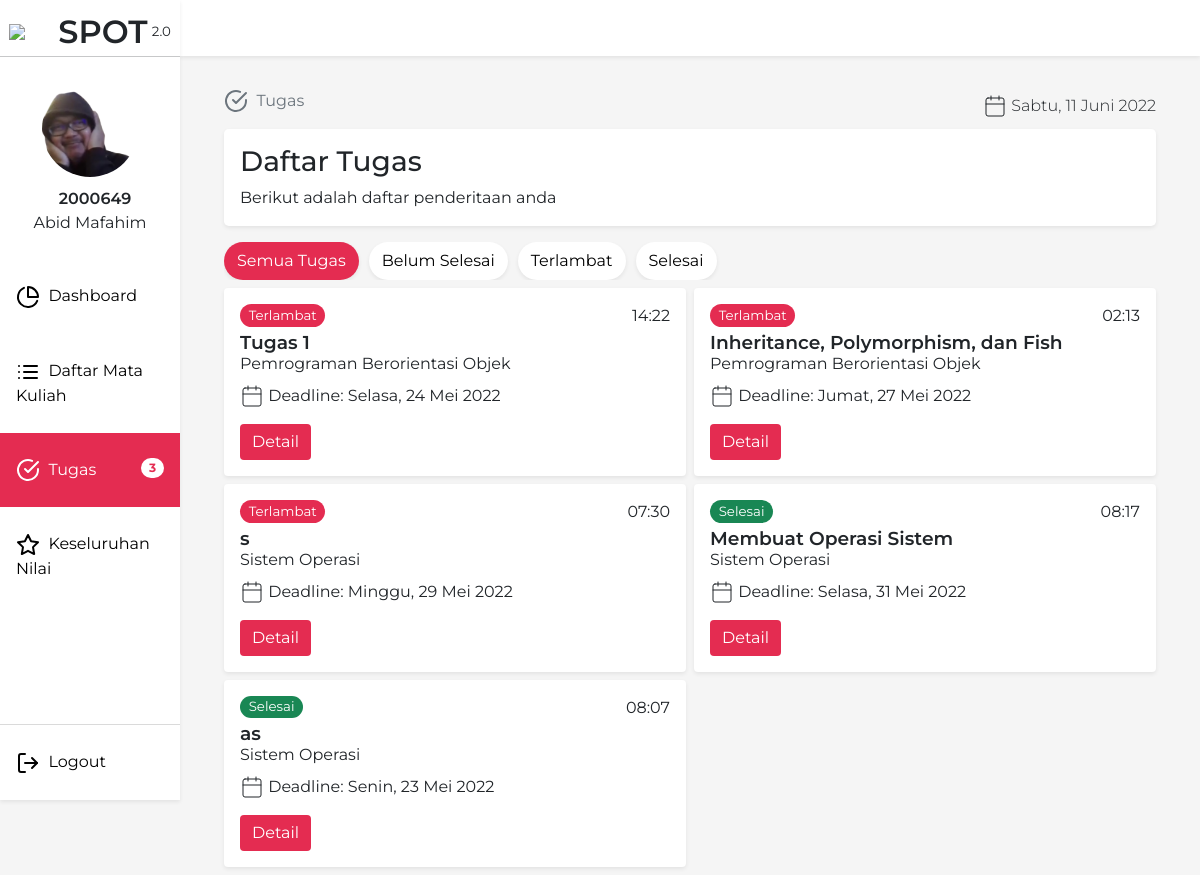
Page /Tugas (signed in) on the committed database.
### tables this page shows
CREATE TABLE `mahasiswa` (
  `npm` int(10) UNSIGNED NOT NULL,
  `name` varchar(255) NOT NULL,
  `avatar` varchar(255) NOT NULL DEFAULT 'default.jpg'
);

CREATE TABLE `tugas` (
  `id_tugas` int(11) NOT NULL,
  `judul` varchar(128) NOT NULL,
  `deskripsi` text NOT NULL,
  `deadline` datetime NOT NULL,
  `id_materi` int(11) NOT NULL
);

CREATE TABLE `matakuliah` (
  `kd_matkul` varchar(15) NOT NULL,
  `nid` int(10) UNSIGNED NOT NULL,
  `nid2` int(10) UNSIGNED NOT NULL,
  `nama_matkul` varchar(100) NOT NULL,
  `description` text NOT NULL,
  `sks` int(11) NOT NULL,
  `waktu` time NOT NULL,
  `hari` enum('Senin','Selasa','Rabu','Kamis','Jumat','Sabtu') NOT NULL
);

### Database/Query.php (called while the page is built, shortened)
<?php
class Query {
    private $resource;
    private $columns = array("*");
    private $select;
    private $where = array();
    private $limit;
    private $orderBy;
    private $joinVal = array("");
    private $groupBy;
    public function reset() {
        $this->resource = null;
        $this->columns = array("*");
        $this->select = null;
        $this->where = array();
        $this->limit = null;
        $this->orderBy = null;
        $this->joinVal = array("");
        $this->groupBy = null;
    }
    public function query($sql) {
        $this->resource = mysqli_query(mysqli_connect("localhost", "root", "", "penilaian-app"), $sql);
        return $this;
    }
    public function table($table)
    {
        $this->mainTable = $table;
        $this->select = "SELECT " . implode(",", $this->columns) . " FROM $table AS $table ";
        return $this;
    }
    public function columns(array $column)
    {
        $this->columns = $column;
        return $this;
    }
    public function where($column, $value, $operator = "=")
    {
        array_push($this->where, " $column $operator '$value' ");
        $this->where[0] = (count($this->where) < 2 ? " WHERE " . $this->where[0] : $this->where[0]);
        return $this;
    }
    public function limit($limit)
    {
        $this->limit = " LIMIT " . $limit;
        return $this;
    }
    public function get($table = "")
    {
        $this->select = $this->select == NULL ?  "SELECT " . implode($this->columns) . " FROM $table " : $this->select;
        $sql = $this->select
        . implode("", $this->joinVal)
        . implode(" AND ", $this->where)
        . $this->groupBy
        . $this->limit
        . $this->orderBy;
        $this->resource = mysqli_query(mysqli_connect("localhost", "root", "", "penilaian-app"), $sql);
        return $this;
    }
    public function fetch()
    {
        $result = Array();
        while ($row = mysqli_fetch_assoc($this->resource)) {
            $result[] = $row;
        }
        return $result;
    }
    public function count()
    {
        return $this->resource->num_rows;
    }
}

### views/mahasiswa/tugas.php (the view, shortened to what this page needs)
<!DOCTYPE html>
<html>
<head>
  <link rel="stylesheet" href="https://unicons.iconscout.com/release/v4.0.0/css/line.css">
  <link href="https://cdn.jsdelivr.net/npm/bootstrap@5.1.3/dist/css/bootstrap.min.css" rel="stylesheet"
>
  <link href="css/tugas.css" rel="stylesheet" type="text/css" />
  <link href="css/component/navbar.css" rel="stylesheet" type="text/css" />
</head>
<body>
  <?php include('components/sidebar.php'); ?>
  <div class="main-content">
    <div class="p-2">
      <?php include('components/breadcrumbs.php'); ?>
      <div class="row mb-3">
        <div class="col-12">
          <div class="content rounded-3 p-3 shadow-sm">
            <h1 class="fs-3 header-title">Daftar Tugas</h1>
            <p class="mb-0 desc-title">Berikut adalah daftar penderitaan anda</p>
          </div>
        </div>
      </div>
      <div class="row mb-2">
        <div class="col-12">
          <div class="cat-tugas">
            <label for="all-show" class="btn opt-label shadow-sm">Semua Tugas</label>
            <label for="not-finish" class="btn opt-label shadow-sm">Belum Selesai</label>
            <label for="missed" class="btn opt-label shadow-sm">Terlambat</label>
            <label for="completed" class="btn opt-label shadow-sm">Selesai</label>
          </div>
        </div>
      </div>
      <div class="row g-2">
        <?php
          $getNFTugas = $DB->query("CALL getNFTugas(2000649)")->fetch();
          $DB->reset();
          foreach ($getNFTugas as $tugas) {
        ?>
        <div class="col-lg-6 tugas-row <?= $helper->tagTugas($tugas['status']) ?>">
          <div class="tugas-card shadow-sm rounded">
            <div class="tugas-info">
              <div class="tugas-header">
                <div class="tugas-status">
                  <?= $helper->checkDeadlineTugas($tugas['status']) ?>
                </div>
                <div class="tugas-title"><?= $tugas["judul"] ?></div>
                <div class="tugas-matkul"><?= $tugas["nama_matkul"] ?></div>
              </div>
              <div class="tugas-time">
                <?= $helper->convertSQLDate($tugas['deadline'], "NO_DATE") ?>
              </div>
              <div class="tugas-date">
                <i class="ico ico-dark" data-feather="calendar"></i>
                <span class="time">&nbsp;Deadline: <?= $helper->convertSQLDate($tugas['deadline'], "NO_TIME") ?></span>
              </div>
              <a href="/MataKuliah/<?= $tugas['kd_matkul'] ?>/<?= $tugas['id_materi'] ?>" class="btn btn-primary cta-tugas">Detail</a>
            </div>
          </div>
        </div>
        <?php
          }
          $getDoneTugas = $DB->query("CALL getUploadedTugas(2000649)")->fetch();
          foreach ($getDoneTugas as $tugas) {
        ?>
        <div class="col-lg-6 tugas-row <?= $helper->tagTugas($tugas['status']) ?>">
          <div class="tugas-card shadow-sm rounded">
            <div class="tugas-info">
              <div class="tugas-header">
                <div class="tugas-status">
                  <?= $helper->checkDeadlineTugas($tugas['status']) ?>
                </div>
                <div class="tugas-title"><?= $tugas["judul"] ?></div>
                <div class="tugas-matkul"><?= $tugas["nama_matkul"] ?></div>
              </div>
              <div class="tugas-time">
                <?= $helper->convertSQLDate($tugas['deadline'], "NO_DATE") ?>
              </div>
              <div class="tugas-date">
                <i class="ico ico-dark" data-feather="calendar"></i>
                <span class="time">&nbsp;Deadline: <?= $helper->convertSQLDate($tugas['deadline'], "NO_TIME") ?></span>
              </div>
              <a href="/MataKuliah/<?= $tugas['kd_matkul'] ?>/<?= $tugas['id_materi'] ?>" class="btn btn-primary cta-tugas">Detail</a>
            </div>
          </div>
        </div>
        <?php } ?>
      </div>
    </div>
  </div>
</body>
</html>

### components/sidebar.php (shortened to what this page needs)
<?php
$request = $_SERVER['REQUEST_URI'];
$requestParsed = explode("/", strtolower(parse_url($_SERVER['REQUEST_URI'], PHP_URL_PATH)));
$active_menu = 'class="active"';
?>
<link rel="stylesheet" href="//code.jquery.com/ui/1.13.1/themes/base/jquery-ui.css">
<nav class="shadow-sm">
</nav>
<?php
  if($_SESSION["level"] == "mahasiswa"){
?>
<div class="sidebar shadow-sm">
    <div class="brand">
      <img class="logo" src="/assets/image/Logo_Almamater_UPI.svg" width="45">
      <span class="brand-name">SPOT</span>
      <span class="brand-version">2.0</span>
    </div>
    <hr style="margin: 0;">
    <div class="login-info">
      <div class="avatar-circle" id="profilePicture" title="Kami merekomendasikan menggunakan gambar dengan rasio 1:1">
        <?php
          $fileName = $DB->columns(['avatar'])->table('mahasiswa')->where('npm', $_SESSION['npm'])->limit('1')->get()->fetch();
          $DB->reset();
        ?>
        <img class="avatar" id="avatarPicture" src="/assets/image/profile/<?= $fileName[0]['avatar'] ?>" alt="profile" width="72">
      </div>
      <span class="name"><?= $_SESSION['npm'] ?></span>
      <span class="nim"><?= ucwords(strtolower($_SESSION['name'])) ?></span>
    </div>
    <a <?= ($requestParsed[1] == 'dashboard' || $request == '/') ? $active_menu : '' ?> href="/">
      <i class="icon" data-feather="pie-chart"></i>
      <span class="menu-name">&nbsp;Dashboard</span>
    </a>
    <a <?= ($requestParsed[1] == 'matakuliah') ? $active_menu : '' ?> href="/MataKuliah">
      <i class="icon" data-feather="list"></i>
      <span class="menu-name">&nbsp;Daftar Mata Kuliah</span>
    </a>
    <a <?= ($requestParsed[1] == 'tugas') ? $active_menu : '' ?> href="/Tugas">
      <i class="icon" data-feather="check-circle"></i>
      <span class="menu-name">&nbsp;Tugas</span>
      <?php
      $getNFTugas = $DB->query("CALL getNFTugas(2000649)")->count();
      if($getNFTugas > 0 ) {
      ?>
      <span class="badge"><?= $getNFTugas ?></span>
      <?php } ?>
    </a>
    <a <?= ($requestParsed[1] == 'nilai') ? $active_menu : '' ?> href="/Nilai">
      <i class="icon" data-feather="star"></i>
      <span class="menu-name">&nbsp;Keseluruhan Nilai</span>
    </a>
    <a class="menu-settings logout" href="/Logout">
      <i class="icon" data-feather="log-out"></i>
      <span class="menu-name">&nbsp;Logout</span>
    </a>
  </div>
  <?php } else {echo "no level?" . $_SESSION["level"];} ?>

### App/Helper.php (shortened to what this page needs)
<?php
class Helper {
    public function convertDay($day)
    {
        $days = ['Minggu', 'Senin', 'Selasa', 'Rabu', 'Kamis', 'Jumat', 'Sabtu'];
        return $days[$day];
    }
    public function convertMonth($month)
    {
        $months = ['', 'Januari', 'Februari', 'Maret', 'April', 'Mei', 'Juni', 'Juli', 'Agustus', 'September', 'Oktober', 'November', 'Desember'];
        return $months[$month];
    }
    public function convertSQLDate($date, $filter = "")
    {
        $strtotime = strtotime($date);
        $phpdate = NULL;
        if($filter == "NO_DATE"){
            $phpdate = date('H:i', $strtotime);
        } elseif ($filter == "NO_TIME") {
            $phpdate = $this->convertDay(date("w", $strtotime)) . ", " . date("d", $strtotime) . " " . $this->convertMonth(date("n", $strtotime)) . " " . date("Y", $strtotime);
        } else {
            $phpdate = $this->convertDay(date("w", $strtotime)) . ", " . date('d', $strtotime) . ' ' . $this->convertMonth(date('n', $strtotime)) . ' ' . date('Y', $strtotime) . ' ' . date('H:i:s', $strtotime);
        }
        return $phpdate;
    }
    public function checkDeadlineTugas($status) {
        if ($status == "Terlambat") {
            return '<span class="badge bg-primary text-wrap">Terlambat</span>';
        } elseif ($status == "Belum Selesai") {
            return '<span class="badge bg-secondary text-wrap">Belum Selesai</span>';
        } else {
            return '<span class="badge bg-success text-wrap">Selesai</span>';
        }
    }
    public function tagTugas($status)
    {
        if ($status == "Terlambat") {
            return 'TugasLate';
        } elseif ($status == "Belum Selesai") {
            return 'TugasNF';
        } else {
            return 'TugasDone';
        }
    }
}

### rows in the picture
mahasiswa: avatar (picture)
tugas: judul "Tugas 1", matakuliah.nama_matkul "Pemrograman Berorientasi Objek", deadline "14:22", deadline "Selasa, 24 Mei 2022"
tugas: judul "Inheritance, Polymorphism, dan Fish", matakuliah.nama_matkul "Pemrograman Berorientasi Objek", deadline "02:13", deadline "Jumat, 27 Mei 2022"
tugas: judul "s", matakuliah.nama_matkul "Sistem Operasi", deadline "07:30", deadline "Minggu, 29 Mei 2022"

### other values in the picture
$_SESSION['npm'] "2000649"
$_SESSION['name'] "Abid Mafahim"
$getNFTugas "3"
$helper->getTodayDate() "Sabtu, 11 Juni 2022"
$tugas["judul"] "Membuat Operasi Sistem"
$tugas["nama_matkul"] "Sistem Operasi"
$helper->convertSQLDate($tugas['deadline'], "NO_DATE") "08:17"
$helper->convertSQLDate($tugas['deadline'], "NO_TIME") "Selasa, 31 Mei 2022"
$tugas["judul"] "as"
$helper->convertSQLDate($tugas['deadline'], "NO_DATE") "08:07"
$helper->convertSQLDate($tugas['deadline'], "NO_TIME") "Senin, 23 Mei 2022"
